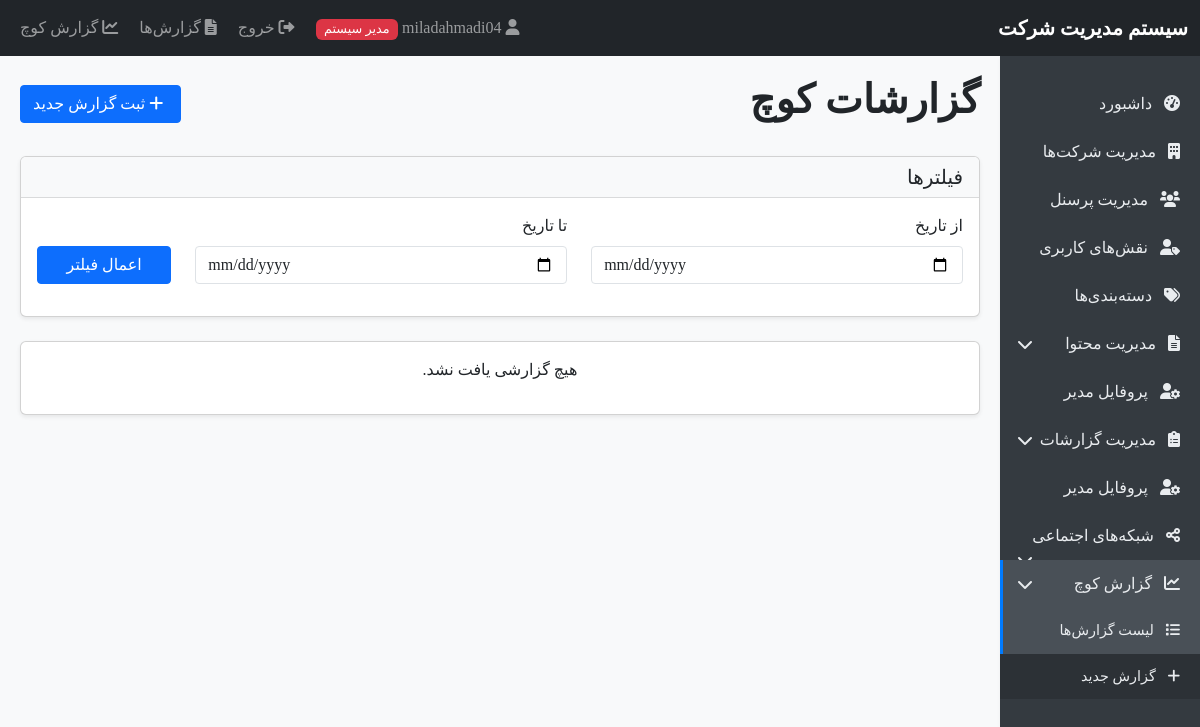
Page /coach_report_list.php (signed in) on the earlier database version.
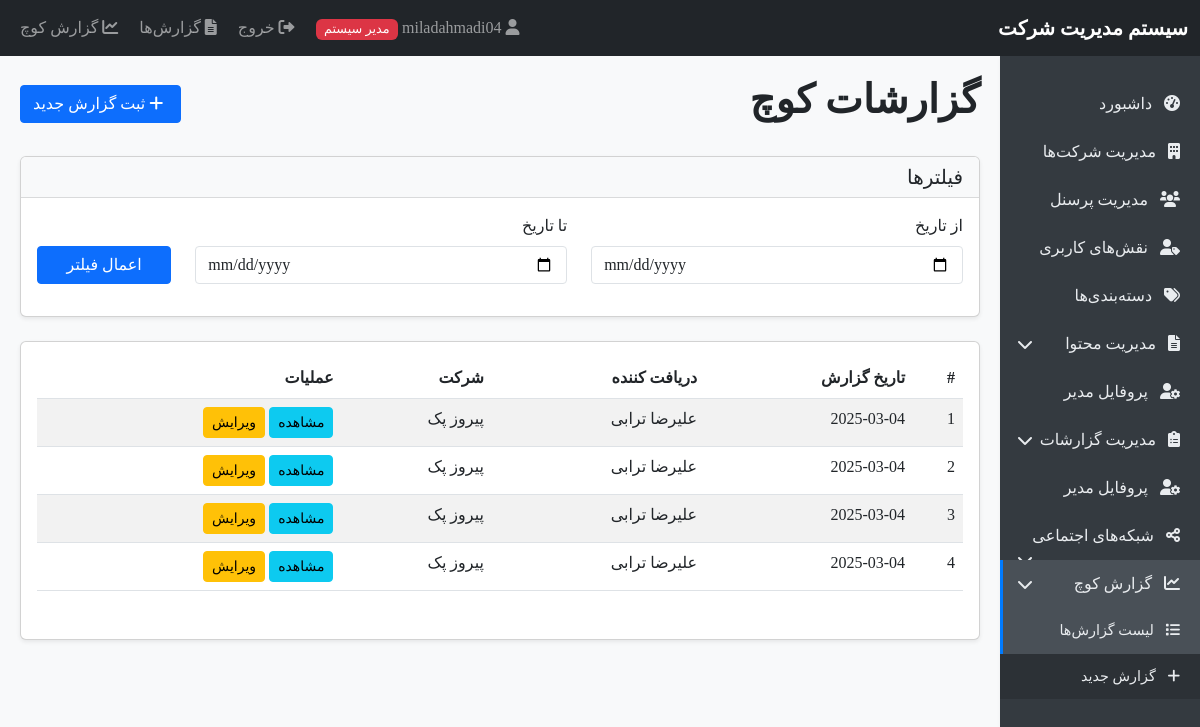
Same page on the later database version.
### tables this page shows
CREATE TABLE `coach_reports` (
  `id` int(11) NOT NULL,
  `coach_id` int(11) NOT NULL,
  `personnel_id` int(11) NOT NULL,
  `receiver_id` int(11) NOT NULL,
  `company_id` int(11) NOT NULL,
  `report_date` date NOT NULL,
  `date_from` date NOT NULL,
  `date_to` date NOT NULL,
  `team_name` varchar(100) DEFAULT NULL,
  `general_comments` text DEFAULT NULL,
  `coach_comment` text DEFAULT NULL,
  `coach_score` decimal(3,1) DEFAULT NULL,
  `statistics_json` longtext DEFAULT NULL CHECK (json_valid(`statistics_json`)),
  `created_at` timestamp NOT NULL DEFAULT current_timestamp()
);

CREATE TABLE `companies` (
  `id` int(11) NOT NULL,
  `name` varchar(100) NOT NULL,
  `is_active` tinyint(1) DEFAULT 1,
  `created_at` timestamp NOT NULL DEFAULT current_timestamp()
);

### functions.php (called while the page is built, shortened)
<?php
function isAdmin() {
    return isset($_SESSION['user_type']) && $_SESSION['user_type'] === 'admin';
}

### coach_report_list.php (the view, shortened to what this page needs)
<?php
require_once 'database.php';
require_once 'functions.php';
$startDate = isset($_GET['start_date']) ? clean($_GET['start_date']) : '';
$endDate = isset($_GET['end_date']) ? clean($_GET['end_date']) : '';
if (isAdmin() || (isset($_SESSION['username']) && $_SESSION['username'] == 'میلاد احمدی')) {
    $query = "SELECT cr.id, cr.report_date,
              CONCAT(p.first_name, ' ', p.last_name) as receiver_name,
              c.name as company_name
              FROM coach_reports cr
              JOIN personnel p ON cr.receiver_id = p.id
              JOIN companies c ON p.company_id = c.id
              WHERE 1=1";
    $params = [];
}
$query .= " ORDER BY cr.report_date DESC";
$stmt = $pdo->prepare($query);
$stmt->execute($params);
$reports = $stmt->fetchAll();
include 'header.php';
?>
<div class="d-flex justify-content-between align-items-center mb-4">
    <h1>گزارشات کوچ</h1>
    <?php if (isAdmin() || (isset($_SESSION['username']) && $_SESSION['username'] == 'میلاد احمدی')): ?>
    <a href="coach_report.php" class="btn btn-primary">
        <i class="fas fa-plus"></i> ثبت گزارش جدید
    </a>
    <?php endif; ?>
</div>
<div class="card mb-4">
    <div class="card-header bg-light">
        <h5 class="mb-0">فیلترها</h5>
    </div>
    <div class="card-body">
        <form method="GET" action="" id="filterForm">
            <div class="row">
                <div class="col-md-5 mb-3">
                    <label for="start_date" class="form-label">از تاریخ</label>
                    <input type="date" class="form-control" id="start_date" name="start_date" value="<?php echo $startDate; ?>">
                </div>
                <div class="col-md-5 mb-3">
                    <label for="end_date" class="form-label">تا تاریخ</label>
                    <input type="date" class="form-control" id="end_date" name="end_date" value="<?php echo $endDate; ?>">
                </div>
                <div class="col-md-2 mb-3 d-flex align-items-end">
                    <button type="submit" class="btn btn-primary w-100">اعمال فیلتر</button>
                </div>
            </div>
        </form>
    </div>
</div>
<div class="card">
    <div class="card-body">
        <?php if (count($reports) > 0): ?>
            <div class="table-responsive">
                <table class="table table-striped">
                    <thead>
                        <tr>
                            <th>#</th>
                            <th>تاریخ گزارش</th>
                            <?php if (isAdmin() || (isset($_SESSION['username']) && $_SESSION['username'] == 'میلاد احمدی')): ?>
                            <th>دریافت کننده</th>
                            <?php else: ?>
                            <th>کوچ</th>
                            <?php endif; ?>
                            <th>شرکت</th>
                            <th>عملیات</th>
                        </tr>
                    </thead>
                    <tbody>
                        <?php foreach ($reports as $index => $report): ?>
                            <tr>
                                <td><?php echo $index + 1; ?></td>
                                <td><?php echo $report['report_date']; ?></td>
                                <?php if (isAdmin() || (isset($_SESSION['username']) && $_SESSION['username'] == 'میلاد احمدی')): ?>
                                <td><?php echo $report['receiver_name']; ?></td>
                                <?php else: ?>
                                <td><?php echo $report['coach_name']; ?></td>
                                <?php endif; ?>
                                <td><?php echo $report['company_name']; ?></td>
                                <td>
                                    <a href="coach_report_view.php?id=<?php echo $report['id']; ?>" class="btn btn-sm btn-info">
                                        مشاهده
                                    </a>
                                    <?php if (isAdmin() || (isset($_SESSION['username']) && $_SESSION['username'] == 'میلاد احمدی')): ?>
                                    <a href="coach_report.php?edit=<?php echo $report['id']; ?>" class="btn btn-sm btn-warning">
                                        ویرایش
                                    </a>
                                    <?php endif; ?>
                                </td>
                            </tr>
                        <?php endforeach; ?>
                    </tbody>
                </table>
            </div>
        <?php else: ?>
            <p class="text-center">هیچ گزارشی یافت نشد.</p>
        <?php endif; ?>
    </div>
</div>
<?php include 'footer.php'; ?>

Differences in the rows shown:
added coach_reports: report_date "2025-03-04", receiver_name "علیرضا ترابی", company.name "پیروز پک"
added coach_reports: report_date "2025-03-04", receiver_name "علیرضا ترابی", company.name "پیروز پک"
added coach_reports: report_date "2025-03-04", receiver_name "علیرضا ترابی", company.name "پیروز پک"
added coach_reports: report_date "2025-03-04", receiver_name "علیرضا ترابی", company.name "پیروز پک"
Other differences:
text no longer shown: "هیچ گزارشی یافت نشد."
text now shown: "# تاریخ گزارش دریافت کننده شرکت عملیات"
